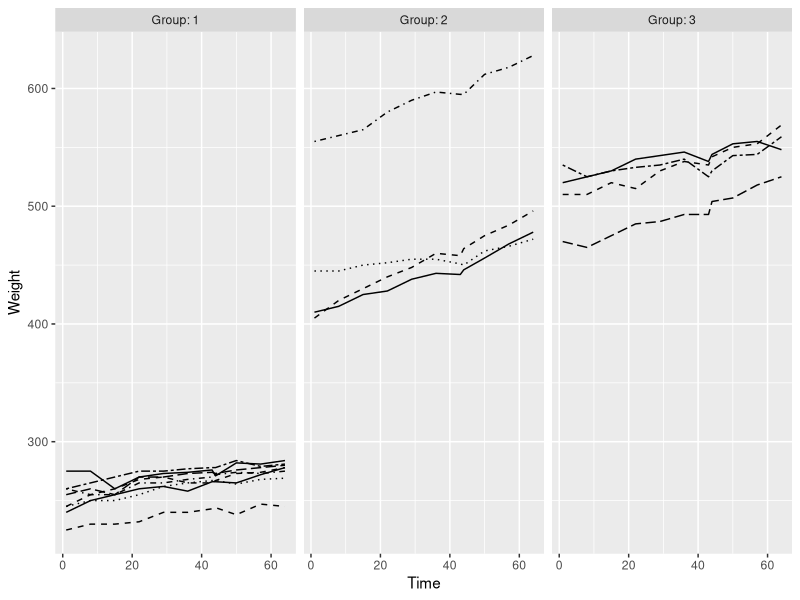
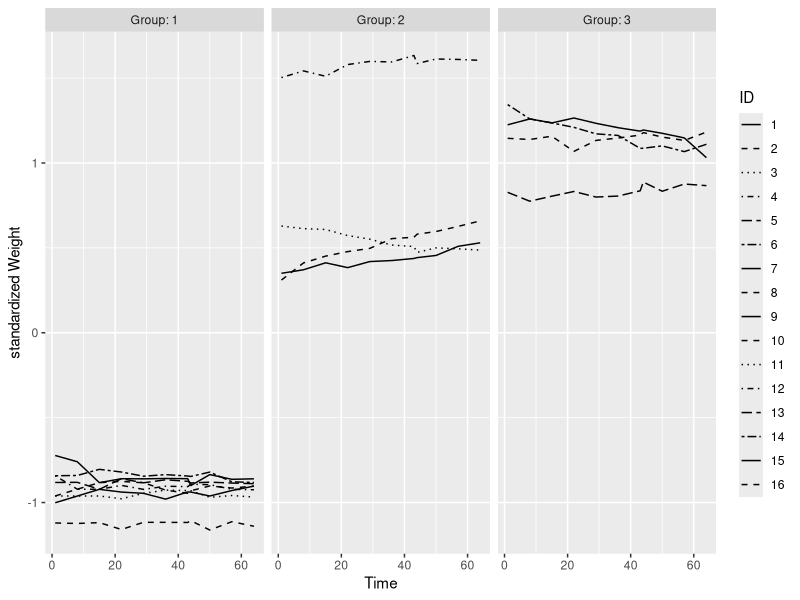
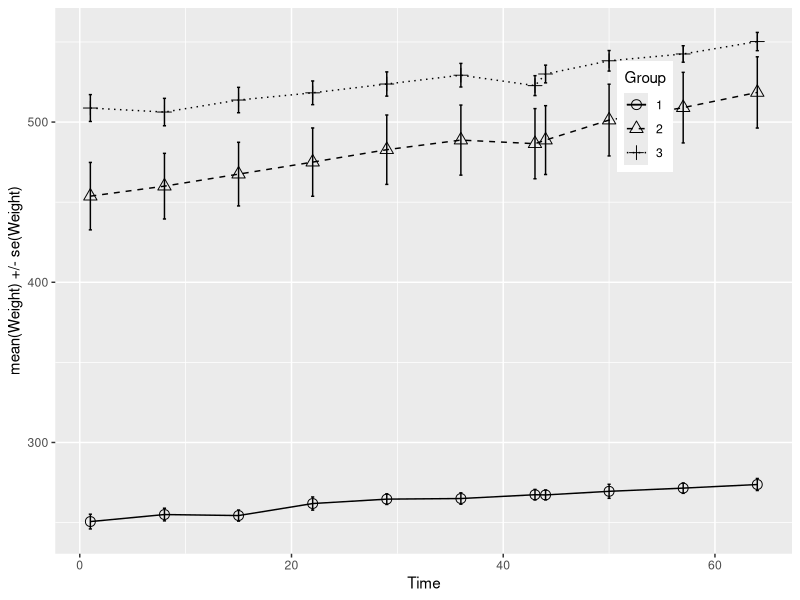
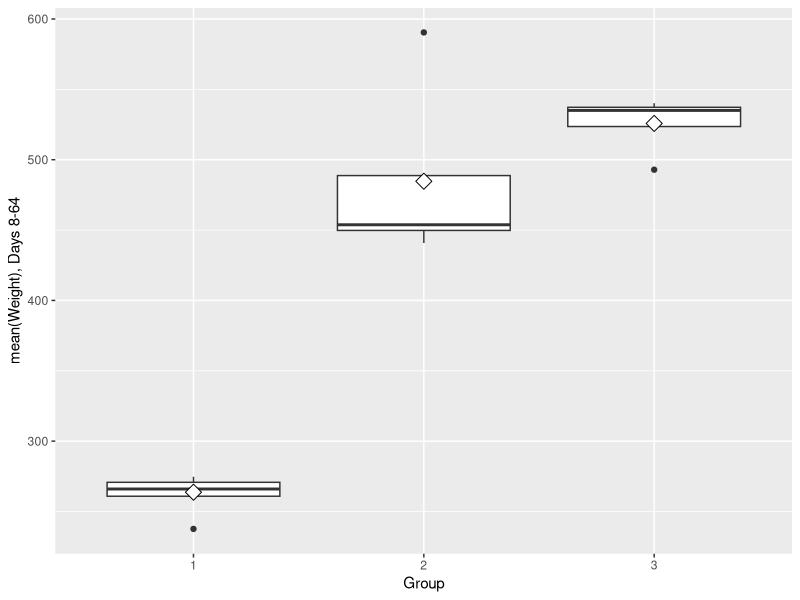
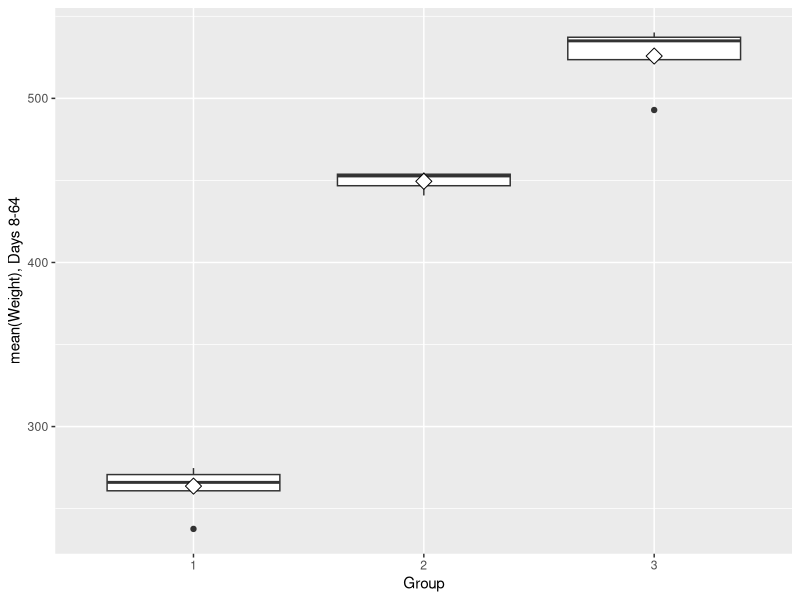
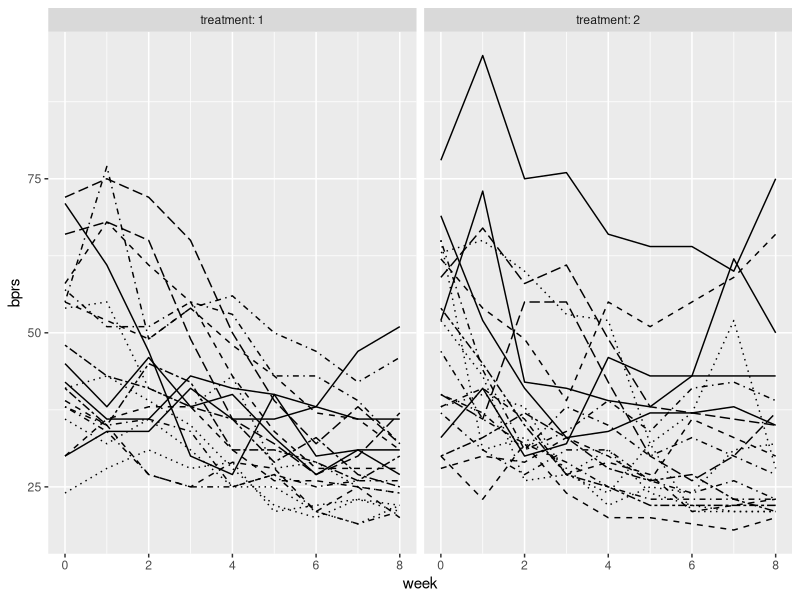
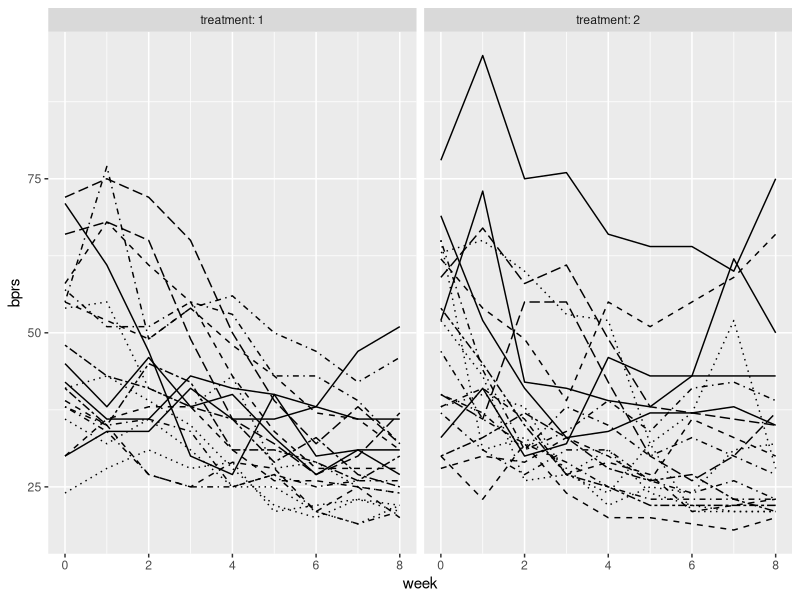
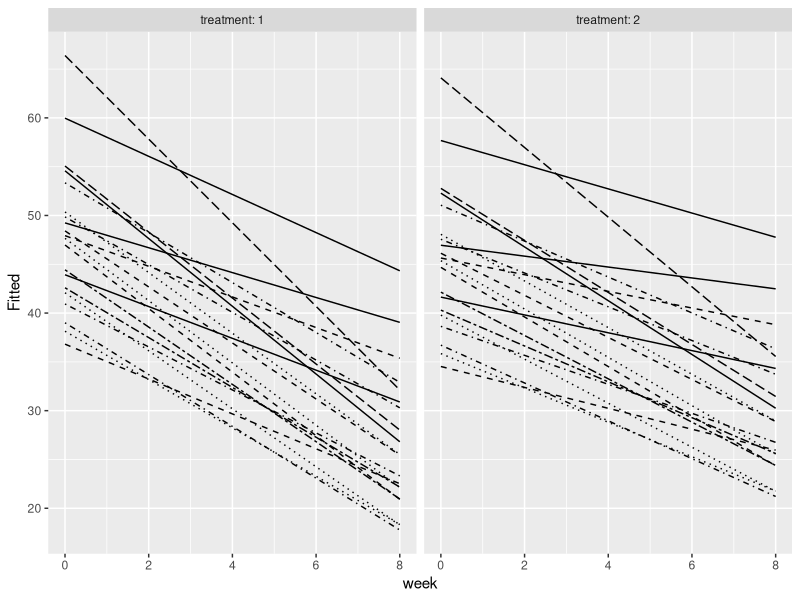

The R source for these figures, in order:
## ---- chunk 1
library(dplyr)
library(tidyr)
library(ggplot2)

BPRS <- read.csv("data/BPRS.csv")
RATS <- read.csv("data/RATS.csv")

BPRS$treatment <- factor(BPRS$treatment)
BPRS$subject <- factor(BPRS$subject)

RATS$ID <- factor(RATS$ID)
RATS$Group <- factor(RATS$Group)

BPRSL <- read.csv("data/BPRSL.csv")
RATSL <- read.csv("data/RATSL.csv")

BPRSL$treatment <- factor(BPRSL$treatment)
BPRSL$subject <- factor(BPRSL$subject)

RATSL$ID <- factor(RATSL$ID)
RATSL$Group <- factor(RATSL$Group)
## ---- chunk 2
ggplot(RATSL, aes(x = Time, y = Weight, linetype = ID)) +
  geom_line() +
  scale_linetype_manual(values = rep(1:8, times=3)) +
  facet_grid(. ~ Group, labeller = label_both) +
  theme(legend.position = "none") + 
  scale_y_continuous(limits = c(min(RATSL$Weight), max(RATSL$Weight)))
## ---- chunk 3
RATSL <- RATSL %>%
  group_by(Time) %>%
  mutate(stdWeight = (Weight - mean(Weight))/sd(Weight) ) %>%
  ungroup()

ggplot(RATSL, aes(x = Time, y = stdWeight, linetype = ID)) +
  geom_line() +
  scale_linetype_manual(values = rep(1:8, times=3)) +
  facet_grid(. ~ Group, labeller = label_both) +
  scale_y_continuous(name = "standardized Weight")
## ---- chunk 4
# Number of days, baseline (day 0) included
n <- RATSL$Time %>% unique() %>% length()

# Summary data with mean and standard error of Weight by Group and Time 
RATSS <- RATSL %>%
  group_by(Group, Time) %>%
  summarise( mean = mean(Weight) , se = sd(Weight)/ sqrt(n)) %>%
  ungroup()

# Glimpse the data
glimpse(RATSS)

# Plot the mean profiles
ggplot(RATSS, aes(x = Time, y = mean, linetype = Group, shape = Group)) +
  geom_line() +
  scale_linetype_manual(values = c(1,2,3)) +
  geom_point(size=3) +
  scale_shape_manual(values = c(1,2,3)) +
  geom_errorbar(aes(ymin=mean-se, ymax=mean+se, linetype="1"), width=0.3) +
  theme(legend.position = c(0.8,0.8)) +
  scale_y_continuous(name = "mean(Weight) +/- se(Weight)")
## ---- chunk 5
RATSL864S <- RATSL %>%
  filter(Time > 0) %>%
  group_by(Group, ID) %>%
  summarise( mean=mean(Weight) ) %>%
  ungroup()

# Glimpse the data
glimpse(RATSL864S)

# Draw a boxplot of the mean versus Group
ggplot(RATSL864S, aes(x = Group, y = mean)) +
  geom_boxplot() +
  stat_summary(fun.y = "mean", geom = "point", shape=23, size=4, fill = "white") +
  scale_y_continuous(name = "mean(Weight), Days 8-64")
## ---- chunk 6
RATSL864S1 <- RATSL864S %>%
  filter(mean < 570)

ggplot(RATSL864S1, aes(x = Group, y = mean)) +
  geom_boxplot() +
  stat_summary(fun.y = "mean", geom = "point", shape=23, size=4, fill = "white") +
  scale_y_continuous(name = "mean(Weight), Days 8-64")

## ---- chunk 7
anova1 <- aov(mean ~ Group, data = RATSL864S1)
summary(anova1)
## ---- chunk 8
TukeyHSD(x = anova1, "Group", conf.level = 0.95)
## ---- chunk 9
anova2 <- aov(mean ~ Group, data = RATSL864S)
summary(anova2)
## ---- chunk 10
TukeyHSD(x = anova2, "Group", conf.level = 0.95)
## ---- chunk 11
RATSL864S2 <- RATSL864S %>%
  mutate(baseline = RATS$WD1)

fit1 <- lm(mean ~ baseline + Group, data = RATSL864S2)

anova(fit1)

## ---- chunk 12
RATSL864S3 <- RATSL864S %>%
  mutate(baseline = RATS$WD1)

RATSL864S3 <- RATSL864S %>%
  filter(mean < 570)

fit2 <- lm(mean ~ baseline + Group, data = RATSL864S2)

anova(fit2)
## ---- chunk 13
ggplot(BPRSL, aes(x = week, y = bprs, linetype = subject)) +
  geom_line() +
  scale_linetype_manual(values = rep(1:10, times=4)) +
  facet_grid(. ~ treatment, labeller = label_both) +
  theme(legend.position = "none") + 
  scale_y_continuous(limits = c(min(BPRSL$bprs), max(BPRSL$bprs)))
## ---- chunk 14
BPRS_reg <-lm(bprs ~ week + treatment, BPRSL)
summary(BPRS_reg)
## ---- chunk 15
library(lme4)

BPRS_ref <- lmer(bprs ~ week + treatment + (1 | subject), data = BPRSL, REML = FALSE)

# Print the summary of the model
summary(BPRS_ref)
## ---- chunk 16
BPRS_ref1 <- lmer(bprs ~ week + treatment + (week | subject), data = BPRSL, REML = FALSE)

summary(BPRS_ref1)

# perform an ANOVA test on the two models
anova(BPRS_ref1, BPRS_ref)

## ---- chunk 17
BPRS_ref2 <- lmer(bprs ~ week * treatment + (week | subject), data = BPRSL, REML = FALSE)

summary (BPRS_ref2)
anova(BPRS_ref2, BPRS_ref1)
## ---- chunk 18
# Creating a vector of the fitted values
Fitted <- fitted(BPRS_ref2)

# Adding a new column fitted to BPRSL
BPRSL <- BPRSL %>%
  mutate(Fitted)

ggplot(BPRSL, aes(x = week, y = bprs, linetype = subject)) +
  geom_line() +
  scale_linetype_manual(values = rep(1:10, times=2)) +
  facet_grid(. ~ treatment, labeller = label_both) +
  theme(legend.position = "none") + 
  scale_y_continuous(limits = c(min(BPRSL$bprs), max(BPRSL$bprs)))

ggplot(BPRSL, aes(x = week, y = Fitted, linetype = subject)) +
  geom_line() +
  scale_linetype_manual(values = rep(1:10, times=2)) +
  facet_grid(. ~ treatment, labeller = label_both) +
  theme(legend.position = "none")
